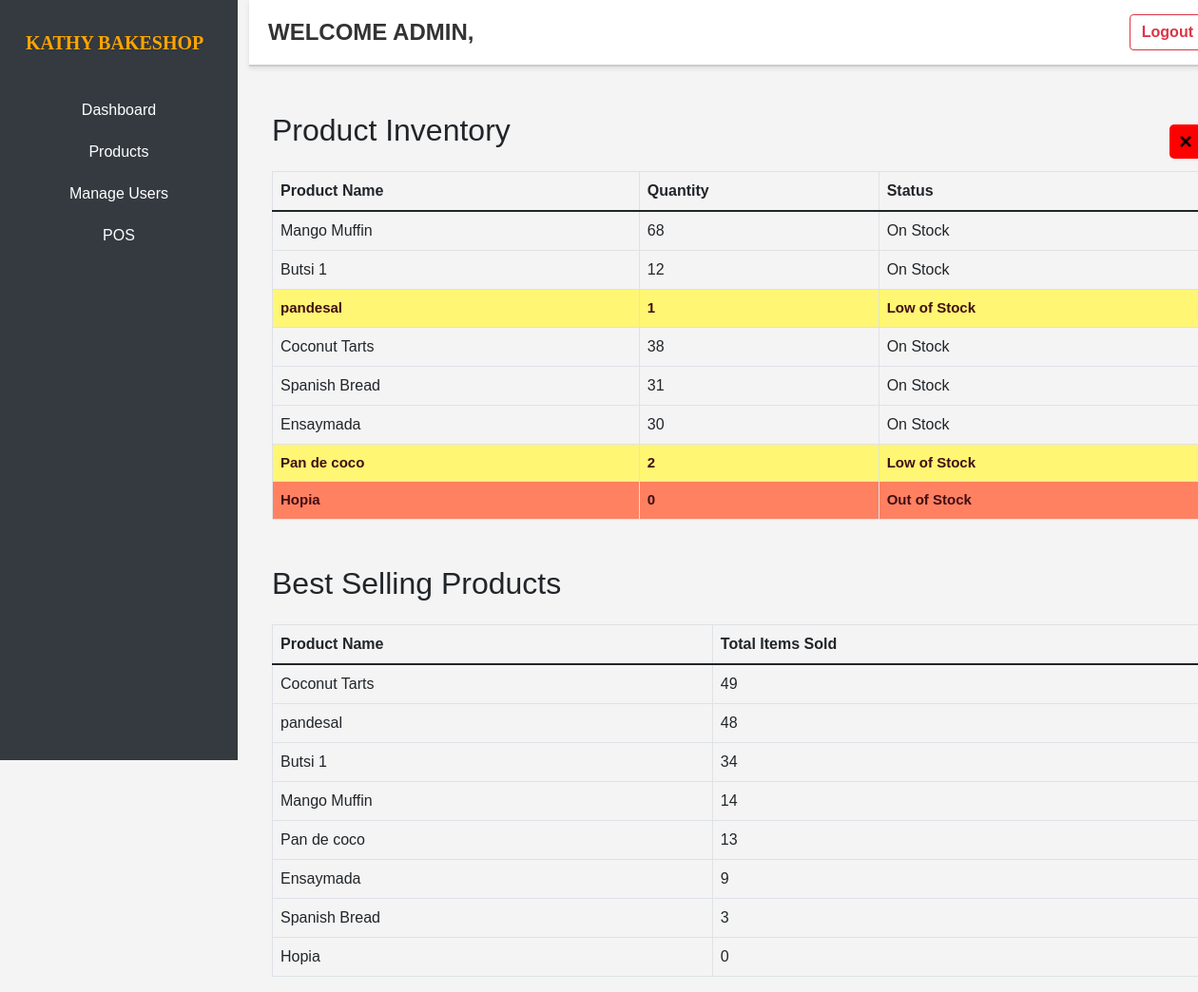
The page /Admin-WEB/dashboard/Products_history/index.php on the database its author committed.
### tables this page shows
CREATE TABLE `products` (
  `id` int(11) NOT NULL,
  `product_name` varchar(50) NOT NULL,
  `price` decimal(10,2) NOT NULL,
  `image` longblob NOT NULL,
  `description` varchar(1000) NOT NULL,
  `quantity` int(11) NOT NULL
);

### Classes/display_product_info.php (called while the page is built, shortened)
<?php
$database = new Database();
$conn = $database->conn;
$productQuery = "SELECT * FROM products";
$productResult = $conn->query($productQuery);
$bestProductQuery = "SELECT p.product_name, IFNULL(SUM(od.quantity), 0) AS total_sold
                      FROM products p
                      LEFT JOIN order_details od ON od.product_id = p.id
                      GROUP BY p.product_name
                      ORDER BY total_sold DESC";
$bestProductResult = $conn->query($bestProductQuery);

### Admin-WEB/dashboard/Products_history/index.php (the view, shortened to what this page needs)
<?php
include "../../../Classes/display_product_info.php";
include "../includes/header.php";
?>
<div class="container mt-5">
    <div class="d-flex justify-content-between align-items-center">
        <h2 class="mb-4">Product Inventory</h2>
        <a href=".." style=" text-decoration: none; color: black; background-color: red; padding: 0px 10px; font-size: 1.5em; font-weight: bold; border-radius: 5px; display: inline-block; cursor: pointer;">&times;</a>
    </div>
    <table class="table table-bordered">
        <thead>
            <tr>
                <th>Product Name</th>
                <th>Quantity</th>
                <th>Status</th>
            </tr>
        </thead>
        <tbody>
            <?php
            if ($productResult->num_rows > 0) {
                while ($row = $productResult->fetch_assoc()) {
                    $status = 'On Stock';
                    if ($row['quantity'] == 0) {
                        $status = 'Out of Stock';
                    } elseif ($row['quantity'] < 10) {
                        $status = 'Low of Stock';
                    }
                    $rowClass = ($status == 'Out of Stock') ? 'table-out-of-stock' : (($status == 'Low of Stock') ? 'table-low-of-stock' : '');
                    echo "<tr class='$rowClass'>
                            <td>{$row['product_name']}</td>
                            <td>{$row['quantity']}</td>
                            <td>{$status}</td>
                          </tr>";
                }
            } else {
                echo "<tr><td colspan='3'>No products found.</td></tr>";
            }
            ?>
        </tbody>
    </table>
    <h2 class="mt-5 mb-4">Best Selling Products</h2>
    <table class="table table-bordered">
        <thead>
            <tr>
                <th>Product Name</th>
                <th>Total Items Sold</th>
            </tr>
        </thead>
        <tbody>
            <?php
            if ($bestProductResult->num_rows > 0) {
                while ($row = $bestProductResult->fetch_assoc()) {
                    echo "<tr>
                            <td>{$row['product_name']}</td>
                            <td>{$row['total_sold']}</td>
                          </tr>";
                }
            } else {
                echo "<tr><td colspan='2'>No best-selling products found.</td></tr>";
            }
            ?>
        </tbody>
    </table>
</div>

### Admin-WEB/dashboard/includes/header.php (style rules this page uses)
body { overflow-x: hidden; font-family: Arial, sans-serif; background-color: #f4f4f4; margin: 0; }

### Admin-WEB/dashboard/Products_history/index.php (style rules this page uses)
.table-out-of-stock { background-color: #ff8161; color: #410e13; font-weight: bold; font-size: 15px; }
.table-low-of-stock { background-color: #fff673; color: #410e13; font-weight: bold; font-size: 15px; }

### rows shown on the page
products: product_name "Mango Muffin", quantity "68", status "On Stock"
products: product_name "Butsi 1", quantity "12", status "On Stock"
products: product_name "pandesal", quantity "1", quantity "Low of Stock"
products: product_name "Coconut Tarts", quantity "38", status "On Stock"
products: product_name "Spanish Bread", quantity "31", status "On Stock"
products: product_name "Ensaymada", quantity "30", status "On Stock"
products: product_name "Pan de coco", quantity "2", quantity "Low of Stock"
products: product_name "Hopia", quantity "0", quantity "Out of Stock"

### other values the page prints
$row['product_name'] "Coconut Tarts"
$row['total_sold'] "49"
$row['product_name'] "pandesal"
$row['total_sold'] "48"
$row['product_name'] "Butsi 1"
$row['total_sold'] "34"
$row['product_name'] "Mango Muffin"
$row['total_sold'] "14"
$row['product_name'] "Pan de coco"
$row['total_sold'] "13"
$row['product_name'] "Ensaymada"
$row['total_sold'] "9"
$row['product_name'] "Spanish Bread"
$row['total_sold'] "3"
$row['product_name'] "Hopia"
